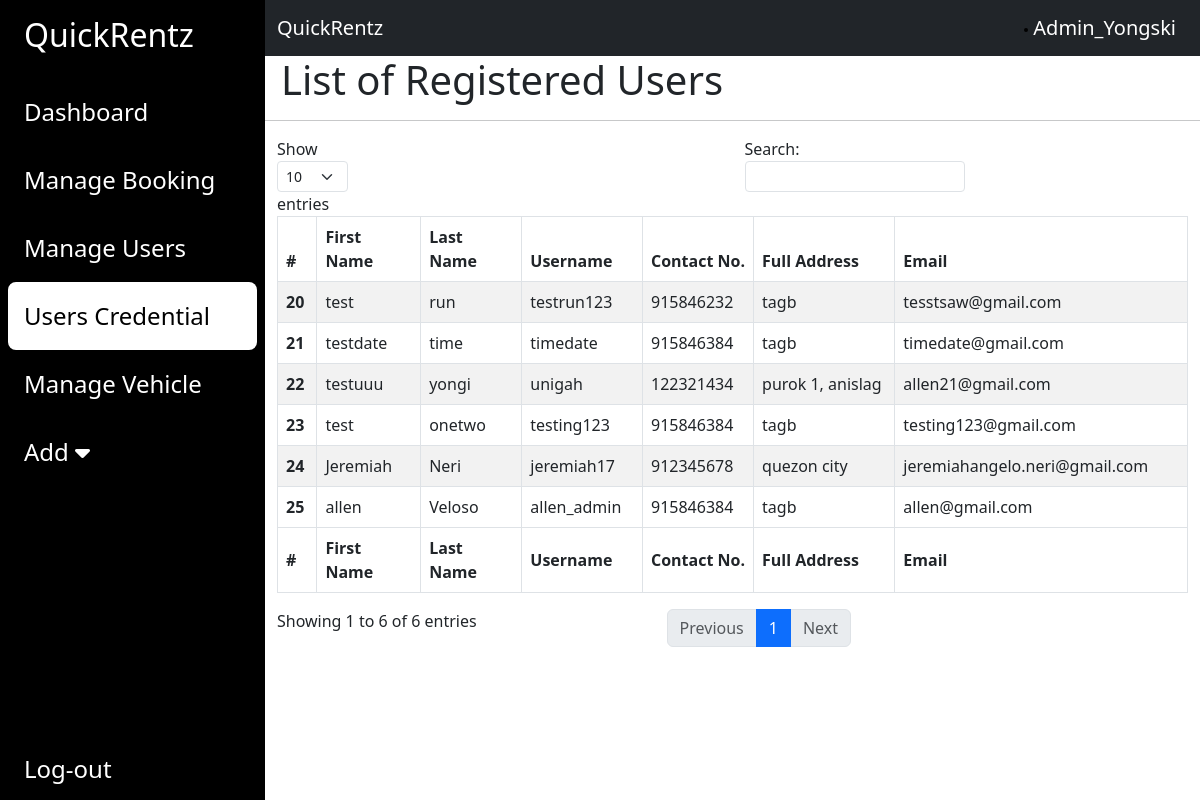
Page /admin/users.php (signed in) on the committed database.
### tables this page shows
CREATE TABLE `user` (
  `UserID` int(11) NOT NULL,
  `Username` varchar(11) NOT NULL,
  `FirstName` text NOT NULL,
  `LastName` text NOT NULL,
  `PhoneNumber` int(12) NOT NULL,
  `Address` varchar(250) NOT NULL,
  `Email` varchar(50) NOT NULL,
  `Password` varchar(11) NOT NULL,
  `Status` text NOT NULL,
  `Photo` varchar(50) NOT NULL,
  `AccCreated` datetime NOT NULL DEFAULT current_timestamp(),
  `FrontID` varchar(50) NOT NULL,
  `BackID` varchar(50) NOT NULL
);

### admin/users.php (the view, shortened to what this page needs)
<?php
include "includes/database.php";
if (isset($_SESSION['AdminUsername'])&&isset($_SESSION['profilePhoto'])) {
    $username = $_SESSION['AdminUsername'];
    $profilePic = $_SESSION['profilePhoto'];
} else {
    header("Location: log-in.php");
    exit;
}
?>
<!DOCTYPE html>
<html lang="en">
<head>
    <link href="https://cdn.jsdelivr.net/npm/bootstrap@5.3.0/dist/css/bootstrap.min.css" rel="stylesheet"
>
    <link rel="stylesheet" href="https://cdnjs.cloudflare.com/ajax/libs/font-awesome/6.4.0/css/all.min.css"
 />
    <link rel="stylesheet" href="style.css">
</head>
<body>
    <div class="main-container d-flex h-100">
        <div class="sidebar" id="side_nav">
            <div class="header-box px-3 pt-3 pd-4 d-flex justify-content-between">
                <h2 class="text-white px-2">QuickRentz</h2>
            </div>
            <ul class="list-unstyled px-2 pt-3">
                <li class="p-3"><a href="main.php" class="text-decoration-none fs-4">Dashboard</a></li>
                <li class="p-3"><a href="bookings.php" class="text-decoration-none fs-4">Manage Booking</a></li>
                <li class="p-3"><a href="manageUsers.php" class="text-decoration-none fs-4">Manage Users</a></li>
                <li class="p-3 active"><a href="users.php" class="text-decoration-none fs-4">Users Credential</a></li>
                <li class="p-3"><a href="vehicles.php" class="text-decoration-none fs-4">Manage Vehicle</a></li>
                <li class="p-3"> <a class="text-decoration-none fs-4" data-bs-toggle="collapse" href="#collapseAdd"
                        role="button" aria-expanded="false" aria-controls="collapseAdd">Add <i
                            class="fa-solid fa-caret-down"></i>
                    </a>
                </li>
            </ul>
            <ul class="list-unstyled signout px-4">
                <li>
                    <form method="POST" action="">
                        <a class="text-decoration-none fs-4" href="log-out.php" type="button">Log-out</a>
                    </form>
                </li>
            </ul>
        </div>
        <div class="content">
            <nav class="navbar navbar-expand-lg bg-dark">
                <div class="container-fluid">
                    <div class="d-flex justify-content-between">
                        <a class="navbar-brand text-white" href="#">QuickRentz</a>
                    </div>
                    <div class="profile collapse navbar-collapse" id="navbarNav">
                        <ul class="navbar-nav">
                            <li class="nav-item">
                                <h5 class="text-white my-auto p-4">
                                <img src='img/adminprofilephoto/<?php echo $profilePic ?>' alt='' style='border:2px solid #000;border-radius: 50px;' height='50'>
                                    <?php
                                    echo $username;
                                    ?>
                                </h5>
                            </li>
                        </ul>
                    </div>
                </div>
            </nav>
            <h1 class="col-md-12 px-3">List of Registered Users</h1>
            <hr>
            <div class="container">
                <table id="pagination" class="table table-striped table-bordered" style="width:100%;">
                    <thead>
                        <tr>
                            <th scope="col">#</th>
                            <th scope="col">First Name</th>
                            <th scope="col">Last Name</th>
                            <th scope="col">Username</th>
                            <th scope="col">Contact No.</th>
                            <th scope="col">Full Address</th>
                            <th scope="col">Email</th>
                        </tr>
                    </thead>
                    <tbody>
                        <?php
                        $sqlUserList = "SELECT * FROM `user`";
                        $initiateUserList = mysqli_query($conn, $sqlUserList);
                        while ($results = mysqli_fetch_assoc($initiateUserList)) {
                            echo "
                                <tr>
                                    <th scope='row'>$results[UserID]</th>
                                    <td>$results[FirstName]</td>
                                    <td>$results[LastName]</td>
                                    <td>$results[Username]</td>
                                    <td>$results[PhoneNumber]</td>
                                    <td>$results[Address]</td>
                                    <td>$results[Email]</td>
                                </tr>";
                        }
                        ?>
                    </tbody>
                    <tfoot>
                        <tr>
                            <th scope="col">#</th>
                            <th scope="col">First Name</th>
                            <th scope="col">Last Name</th>
                            <th scope="col">Username</th>
                            <th scope="col">Contact No.</th>
                            <th scope="col">Full Address</th>
                            <th scope="col">Email</th>
                        </tr>
                    </tfoot>
                </table>
            </div>
        </div>
</body>
</html>

### admin/style.css (style rules this page uses)
#side_nav { background-color: #000000; min-width: 265px; max-width: 265px; transition: 0.5s; }
.content { min-width: 100vh; width: 100%; height: 100%; }
.active { background-color: #fff; border-radius: 8px; }
.sidebar li.active a, .sidebar li.active a:hover { color: #000; }
.sidebar li a, .signout { color: #fff; }
.signout { margin-top: 100%; }
.profile { position: absolute; right: 0%; }

### rows in the picture
user: UserID "20", FirstName "test", LastName "run", Username "testrun123", PhoneNumber "915846232", Address "tagb", Email "tesstsaw@gmail.com"
user: UserID "21", FirstName "testdate", LastName "time", Username "timedate", PhoneNumber "915846384", Address "tagb", Email "timedate@gmail.com"
user: UserID "22", FirstName "testuuu", LastName "yongi", Username "unigah", PhoneNumber "122321434", Address "purok 1, anislag", Email "allen21@gmail.com"
user: UserID "23", FirstName "test", LastName "onetwo", Username "testing123", PhoneNumber "915846384", Address "tagb", Email "testing123@gmail.com"
user: UserID "24", FirstName "Jeremiah", LastName "Neri", Username "jeremiah17", PhoneNumber "912345678", Address "quezon city", Email "jeremiahangelo.neri@gmail.com"
user: UserID "25", FirstName "allen", LastName "Veloso", Username "allen_admin", PhoneNumber "915846384", Address "tagb", Email "allen@gmail.com"

### other values in the picture
$username "Admin_Yongski"
